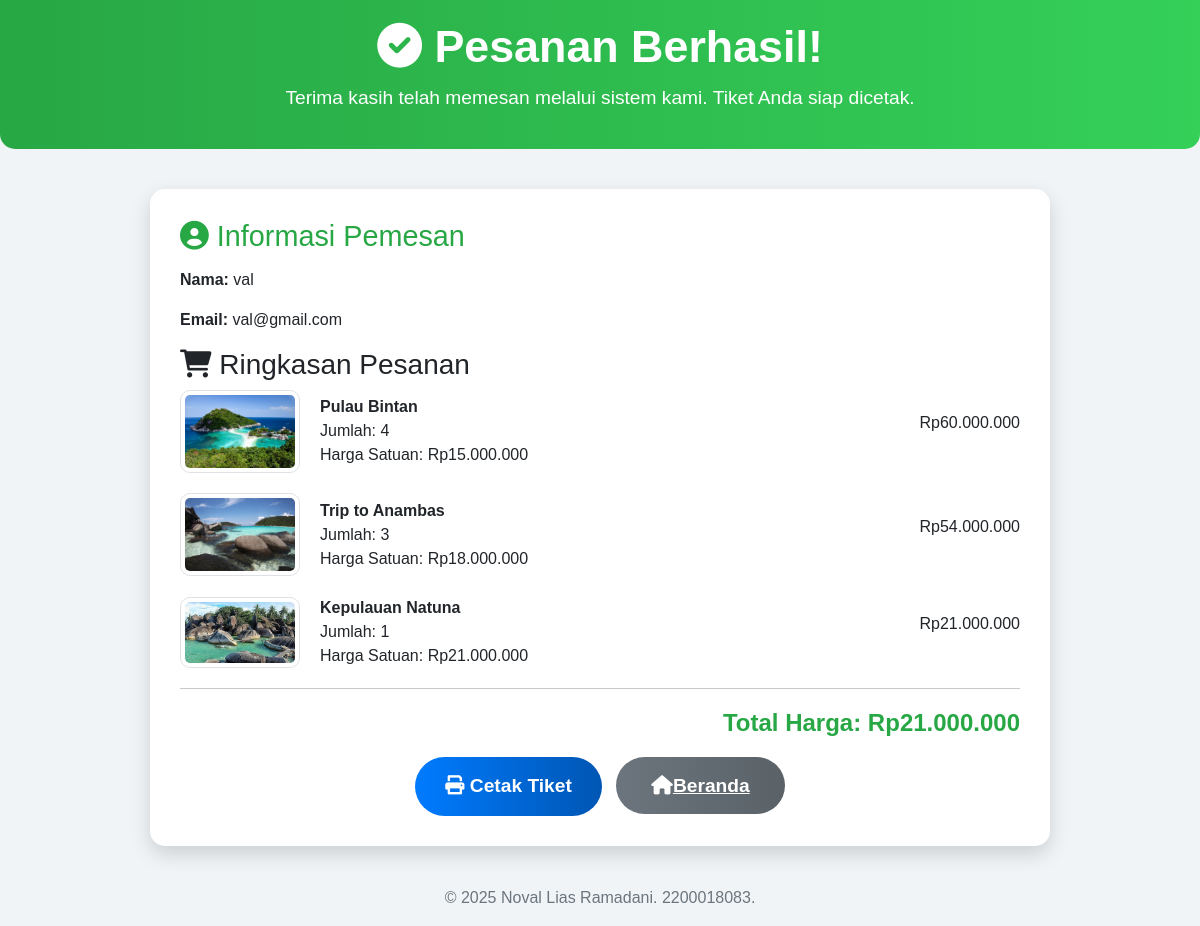
Screenshot of /booking/bookingsucces.php (signed in) with the database file from the repository.
### tables this page shows
CREATE TABLE `user` (
  `ID` int(11) NOT NULL,
  `Nama` text NOT NULL,
  `Email` varchar(100) NOT NULL,
  `Password` varchar(100) NOT NULL,
  `RegistrationDate` timestamp NOT NULL DEFAULT current_timestamp(),
  `role` enum('admin','user') NOT NULL DEFAULT 'user'
);

CREATE TABLE `cart` (
  `id` int(11) NOT NULL,
  `user_id` int(11) NOT NULL,
  `package_id` int(11) NOT NULL,
  `quantity` int(11) NOT NULL,
  `added_date` timestamp NOT NULL DEFAULT current_timestamp()
);

CREATE TABLE `packages` (
  `id` int(11) NOT NULL,
  `image` varchar(255) NOT NULL,
  `title` varchar(100) NOT NULL,
  `description` text NOT NULL,
  `price` decimal(10,2) NOT NULL
);

### booking/bookingsucces.php (the view, shortened to what this page needs)
<?php
$servername = "localhost";
$username = "root";
$password = "";
$dbname = "wisata";
$conn = new mysqli($servername, $username, $password, $dbname);
$user_id = $_SESSION['user_id'];
$sql_user = "SELECT Nama AS name, Email AS email FROM user WHERE ID = $user_id";
$result_user = $conn->query($sql_user);
if ($result_user && $result_user->num_rows > 0) {
    $user_info = $result_user->fetch_assoc();
} else {
    die("User tidak ditemukan.");
}
$checkout_now = isset($_GET['checkout_now']) ? intval($_GET['checkout_now']) : null;
$cart_items = [];
$total_price = 0;
if ($checkout_now) {
    $sql = "SELECT packages.id AS package_id, packages.title, packages.price, packages.image
            FROM packages
            WHERE packages.id = $checkout_now";
    $result = $conn->query($sql);
    if ($result && $result->num_rows > 0) {
        while ($row = $result->fetch_assoc()) {
            $row['quantity'] = 1;
            $cart_items[] = $row;
            $total_price += $row['price'];
        }
    } else {
        die("Item yang dipilih tidak valid atau tidak tersedia.");
    }
} else {
    $sql = "SELECT cart.id AS cart_id, packages.id AS package_id, packages.title, packages.price, packages.image, cart.quantity
            FROM cart
            JOIN packages ON cart.package_id = packages.id
            WHERE cart.user_id = $user_id";
    $result = $conn->query($sql);
    if ($result && $result->num_rows > 0) {
        while ($row = $result->fetch_assoc()) {
            $cart_items[] = $row;
            $total_price += $row['price'] * $row['quantity'];
        }
    } else {
        die("Keranjang Anda kosong. Silakan tambahkan produk untuk melanjutkan.");
    }
}
foreach ($cart_items as $item) {
    $quantity = $item['quantity'];
    $total_price = $item['price'] * $quantity;
}
?>
<!DOCTYPE html>
<html lang="id">
<head>
    <link href="https://cdn.jsdelivr.net/npm/bootstrap@5.3.0/dist/css/bootstrap.min.css" rel="stylesheet">
    <link href="https://cdnjs.cloudflare.com/ajax/libs/font-awesome/6.0.0-beta3/css/all.min.css" rel="stylesheet">
</head>
<body>
    <header class="success-header">
        <h1><i class="fas fa-check-circle"></i> Pesanan Berhasil!</h1>
        <p>Terima kasih telah memesan melalui sistem kami. Tiket Anda siap dicetak.</p>
    </header>
    <div class="container ticket-container">
        <div class="ticket-header">
            <h3><i class="fas fa-user-circle"></i> Informasi Pemesan</h3>
            <p><strong>Nama:</strong> <?= htmlspecialchars($user_info['name']) ?></p>
            <p><strong>Email:</strong> <?= htmlspecialchars($user_info['email']) ?></p>
        </div>
        <div class="ticket-summary">
            <h3><i class="fas fa-shopping-cart"></i> Ringkasan Pesanan</h3>
            <?php foreach ($cart_items as $item): ?>
                <div class="summary-item">
                    <img src="<?= htmlspecialchars($item['image']) ?>" alt="<?= htmlspecialchars($item['title']) ?>" class="img-thumbnail">
                    <div class="details">
                        <p><strong><?= htmlspecialchars($item['title']) ?></strong></p>
                        <p>Jumlah: <?= htmlspecialchars($item['quantity']) ?></p>
                        <p>Harga Satuan: Rp<?= number_format($item['price'], 0, ',', '.') ?></p>
                    </div>
                    <p class="total">Rp<?= number_format($item['price'] * $item['quantity'], 0, ',', '.') ?></p>
                </div>
            <?php endforeach; ?>
            <hr>
            <p class="total-price">Total Harga: Rp<?= number_format($total_price, 0, ',', '.') ?></p>
        </div>
        <div class="text-center">
            <button class="btn-print" onclick="window.print()"><i class="fas fa-print"></i> Cetak Tiket</button>
            <a href="main.php" class="btn-home"><i class="fas fa-home"></i>Beranda</a>
        </div>
    </div>
    <footer class="footer">
        <p>&copy; <?= date('Y') ?> Noval Lias Ramadani. 2200018083.</p>
    </footer>
</body>
</html>

### booking/bookingsucces.php (style rules this page uses)
body { font-family: 'Arial', sans-serif; background-color: #f0f4f7; }
.success-header { background: linear-gradient(90deg, #28a745, #34d058); color: white; padding: 20px; text-align: center; border-radius: 0 0 15px 15px; }
.success-header h1 { font-size: 2.8rem; font-weight: bold; }
.success-header p { margin-top: 10px; font-size: 1.2rem; }
.ticket-container { margin: 40px auto; background: white; padding: 30px; border-radius: 15px; box-shadow: 0 8px 20px rgba(0, 0, 0, 0.15); max-width: 900px; transition: transform 0.3s, box-shadow 0.3s; }
.ticket-header h3 { font-size: 1.8rem; color: #28a745; margin-bottom: 15px; }
.ticket-summary img { border-radius: 10px; max-width: 120px; margin-right: 20px; }
.btn-print, .btn-home { padding: 15px 30px; font-size: 1.2rem; font-weight: bold; border-radius: 50px; cursor: pointer; transition: background 0.3s; }
.btn-print { background: linear-gradient(90deg, #007bff, #0056b3); color: white; border: none; }
.btn-home { background: linear-gradient(90deg, #6c757d, #5a6268); color: white; border: none; margin-left: 10px; padding: 18px 35px; }
.summary-item { display: flex; align-items: center; margin-bottom: 20px; }
.summary-item .details { flex-grow: 1; }
.summary-item .details p { margin: 0; }
.total-price { font-size: 1.5rem; font-weight: bold; text-align: right; color: #28a745; }
.footer { text-align: center; margin-top: 20px; color: #6c757d; }

### rows the page displays
user: Nama "val", Email "val@gmail.com"
cart: package.image (picture), package.title "Pulau Bintan", quantity "4", package.price "15.000.000", $item['price'] * $item['quantity'] "60.000.000"
cart: package.image (picture), package.title "Trip to Anambas", quantity "3", package.price "18.000.000", $item['price'] * $item['quantity'] "54.000.000"
cart: package.image (picture), package.title "Kepulauan Natuna", quantity "1", package.price "21.000.000", $item['price'] * $item['quantity'] "21.000.000"
packages: price.quantity "21.000.000"
